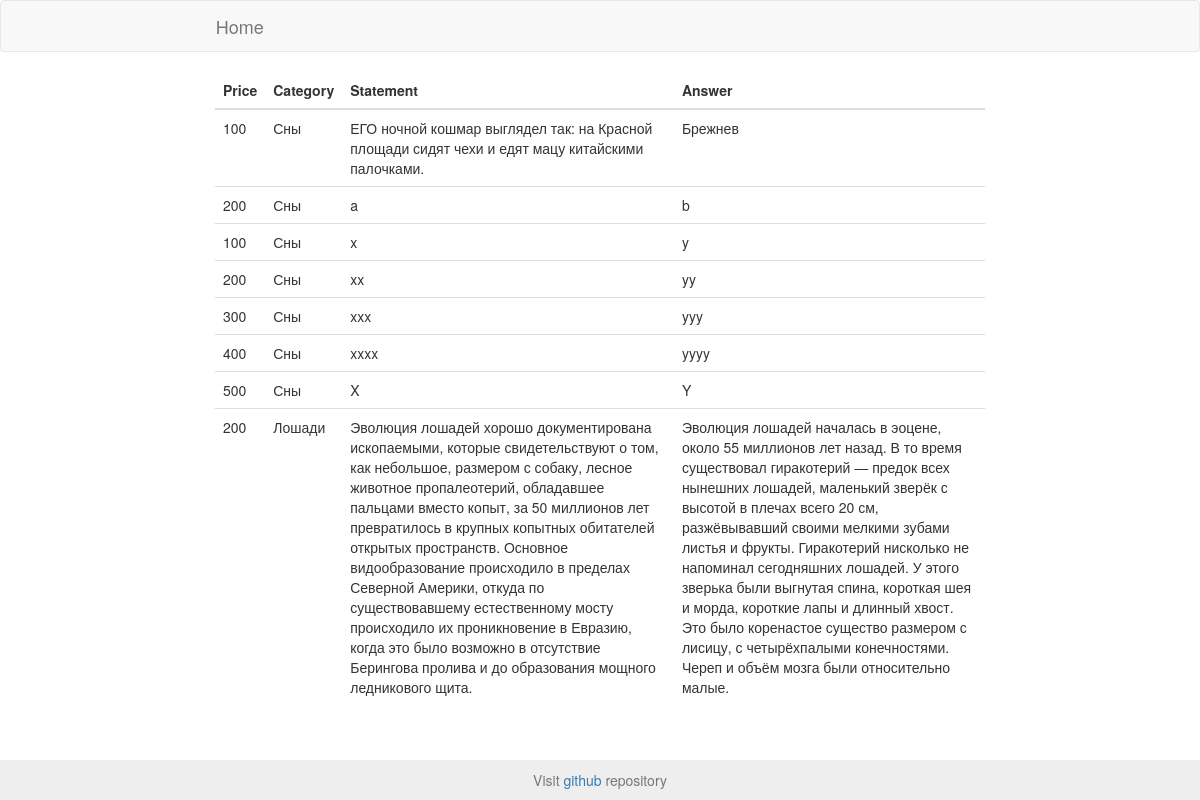
Screenshot of /myQuestionList/ (signed in) with the database file from the repository.
### game/models.py (models this page shows, shortened)
class Question(models.Model):
    _100 = 100
    _200 = 200
    _300 = 300
    _400 = 400
    _500 = 500
    PRICES = (
        (_100, 100),
        (_200, 200),
        (_300, 300),
        (_400, 400),
        (_500, 500),
    )
    id = models.AutoField(primary_key=True)
    readingTime = models.FloatField()
    answeringTime = models.FloatField()
    price = models.IntegerField(choices=PRICES)
    statement = models.TextField()
    answer = models.TextField()
    category = models.ForeignKey(Category)
    author = models.ForeignKey(User)

class Category(models.Model):
    title = models.TextField()

### game/views.py (the view)
# urls.py: url(r'^myQuestionList/$', views.myQuestionList, name='myQuestionList'),
@login_required
def myQuestionList(request):
    return render(request, 'myQuestionList.html',
        {
            'questions' : Question.objects.filter(author=request.user),
        }
    )

### game/templates/myQuestionList.html (shortened to what this page needs)
{% extends "base.html" %}
{% block content %}
    <table class="table">
        <thead>
            <th>
                Price
            </th>
            <th>
                Category
            </th>
            <th>
                Statement
            </th>
            <th>
                Answer
            </th>
        </thead>
        <tbody>
            {% for question in questions %}
            <tr>
                <td>
                    {{ question.price }}
                </td>
                <td>
                    {{ question.category.title }}
                </td>
                <td>
                    {{ question.statement }}
                </td>
                <td>
                    {{ question.answer }}
                </td>
            </tr>
            {% endfor %}
        </tbody>
    </table>
{% endblock %}

### rows the page displays
Question: price "100", category "Сны", statement "ЕГО ночной кошмар выглядел так: на Красной площади сидят чехи и едят мацу китайскими палочками.", answer "Брежнев"
Question: price "200", category "Сны", statement "a", answer "b"
Question: price "100", category "Сны", statement "x", answer "y"
Question: price "200", category "Сны", statement "xx", answer "yy"
Question: price "300", category "Сны", statement "xxx", answer "yyy"
Question: price "400", category "Сны", statement "xxxx", answer "yyyy"
Question: price "500", category "Сны", statement "X", answer "Y"
Question: price "200", category "Лошади", statement "Эволюция лошадей хорошо документирована ископаемыми, которые свидетельствуют о том, как небольшое, размером с собаку, лесное животное пропалеотерий, обладавшее пальцами вместо копыт, за 50 миллионов лет превратилось в крупных копытных обитателей открытых пространств. Основное видообразование происходило в пределах Северной Америки, откуда по существовавшему естественному мосту происходило их проникновение в Евразию, когда это было возможно в отсутствие Берингова пролива и до образования мощного ледникового щита.", answer "Эволюция лошадей началась в эоцене, около 55 миллионов лет назад. В то время существовал гиракотерий — предок всех нынешних лошадей, маленький зверёк с высотой в плечах всего 20 см, разжёвывавший своими мелкими зубами листья и фрукты. Гиракотерий нисколько не напоминал сегодняшних лошадей. У этого зверька были выгнутая спина, короткая шея и морда, короткие лапы и длинный хвост. Это было коренастое существо размером с лисицу, с четырёхпалыми конечностями. Череп и объём мозга были относительно малые."
